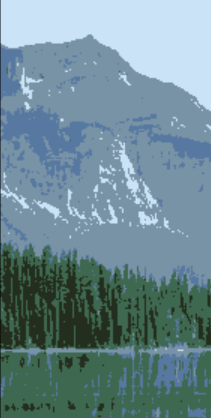
#> input picture Nature/right_basic.png, 211 x 418 px, found by its file name
$ python Comparison.py
#> lines starting #> are read from the running program, lines starting #| are printed output that depends on the picture; long printed decimals are rounded
import numpy as np
import copy
from PIL import Image
import math
import random
import pathlib


# Input img arrays must be same shape
def loss_calc(img1, img2):
    loss = 0
    for i in range(len(img1)):
        for j in range(len(img1[0])):
            for k in range(len(img1[0][0])):
                loss += (img1[i][j][k] - img2[i][j][k]) ** 2
    return loss


def main():
    with Image.open("C:Nature\\right_basic.png") as basic, Image.open("C:Nature\\right_original.png") as original:
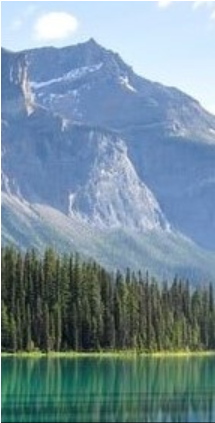
#> input picture Nature/right_original.png, 215 x 423 px, found by its file name
#> basic is the input picture: PIL image 211x418 RGBA; mean R, G, B, A 109.3, 138, 146.5, 255
#> original is the input picture: PIL image 215x423 RGBA; mean R, G, B, A 117.7, 142.4, 155.5, 255
        basic_rgb = basic.convert(mode="RGB")
        original_rgb = original.convert(mode="RGB")

        basic_data = np.asarray(basic_rgb) / 255
        original_data = np.asarray(original_rgb) / 255

        min_loss = float('inf')

        x_variants = 6   # 418 to 423 endings
        y_variants = 5   # 211 to 215 endings
        for i in range(x_variants):
            for j in range(y_variants):
                loss = loss_calc(basic_data, original_data[0 + i : 418 + i, 0 + j : 211 + j, :])
                print(f'Basic [{i}][{j}] loss: {loss}')
                if loss < min_loss:
                    min_loss = loss
#> after the loop, min_loss = 1391.8

        print(f'Basic min_loss: {min_loss}')
#| Basic min_loss: 1391.787


    with Image.open("C:Nature\\right_adv.png") as adv, Image.open("C:Nature\\right_original.png") as original:
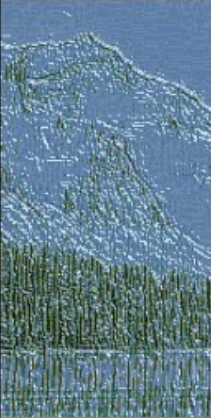
#> input picture Nature/right_adv.png, 211 x 418 px, found by its file name
#> adv is the input picture: PIL image 211x418 RGBA; mean R, G, B, A 98.1, 127.5, 144.9, 255
        adv_rgb = adv.convert(mode="RGB")
        original_rgb = original.convert(mode="RGB")

        adv_data = np.asarray(adv_rgb) /255
        original_data = np.asarray(original_rgb) /255

        min_loss = float('inf')

        x_variants = 6   # 418 to 423 endings
        y_variants = 5   # 211 to 215 endings
        for i in range(x_variants):
            for j in range(y_variants):
                loss = loss_calc(adv_data, original_data[0 + i : 418 + i, 0 + j : 211 + j, :])
                print(f'Adv [{i}][{j}] loss: {loss}')
                if loss < min_loss:
                    min_loss = loss
#> after the loop, min_loss = 11106.3

        print(f'Adv min_loss: {min_loss}')
#| Adv min_loss: 11106.261


# Basic min_loss: 1391.7868512108064
# Adv min_loss: 11106.260638213464
main()
